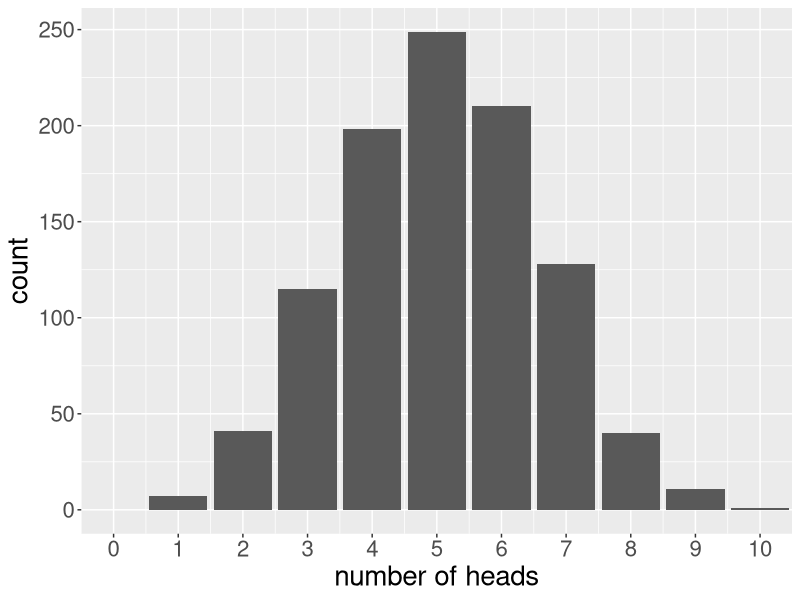
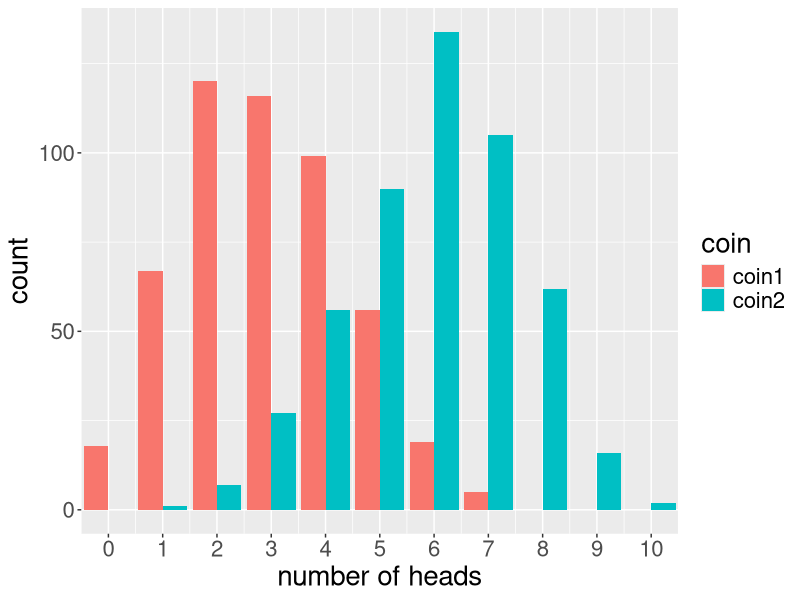
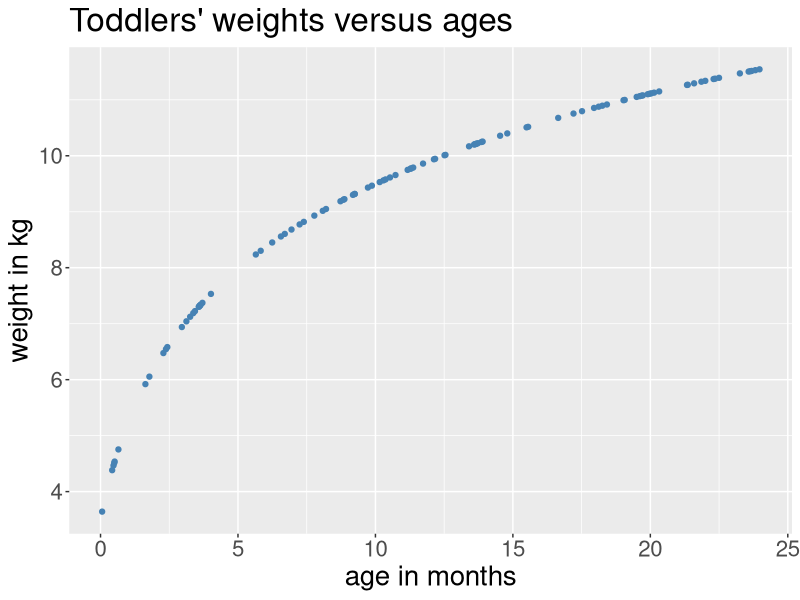
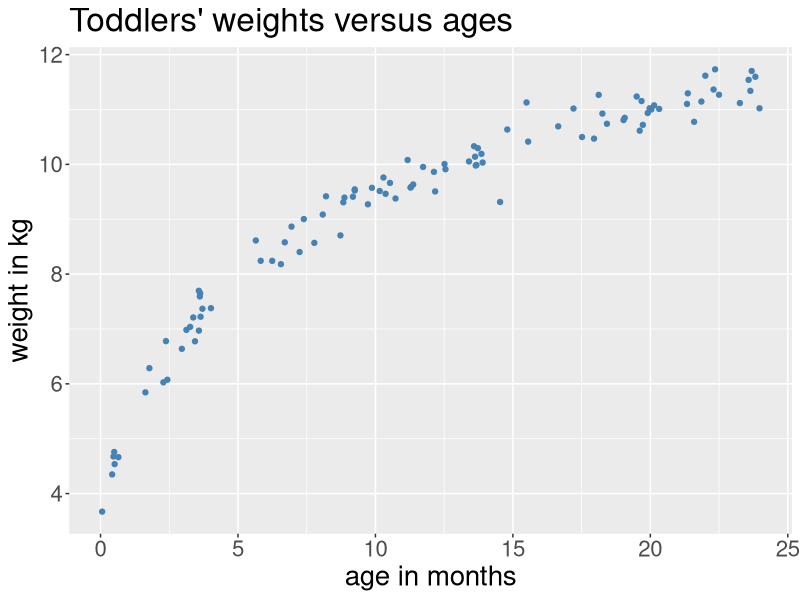
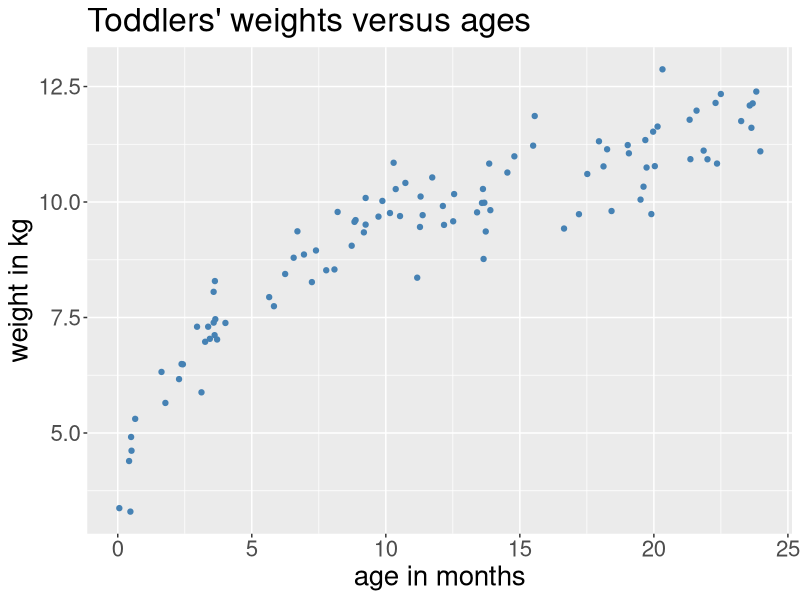
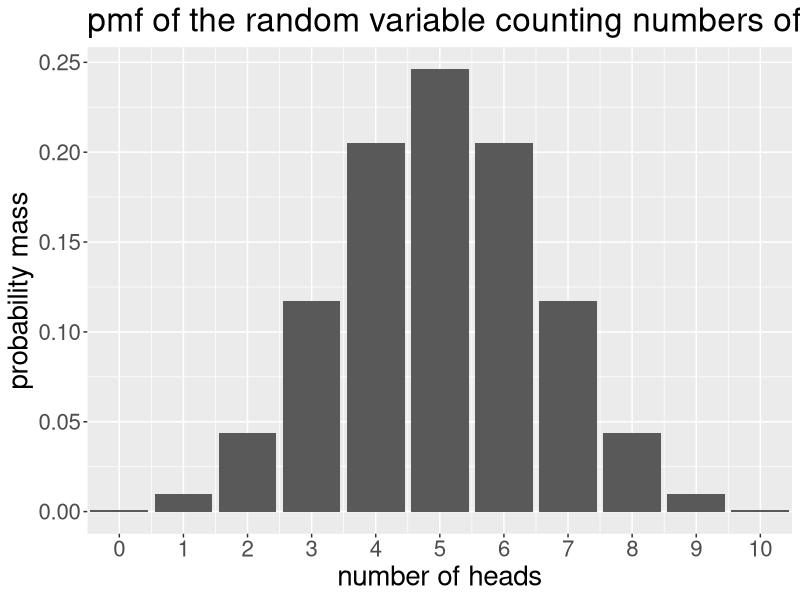
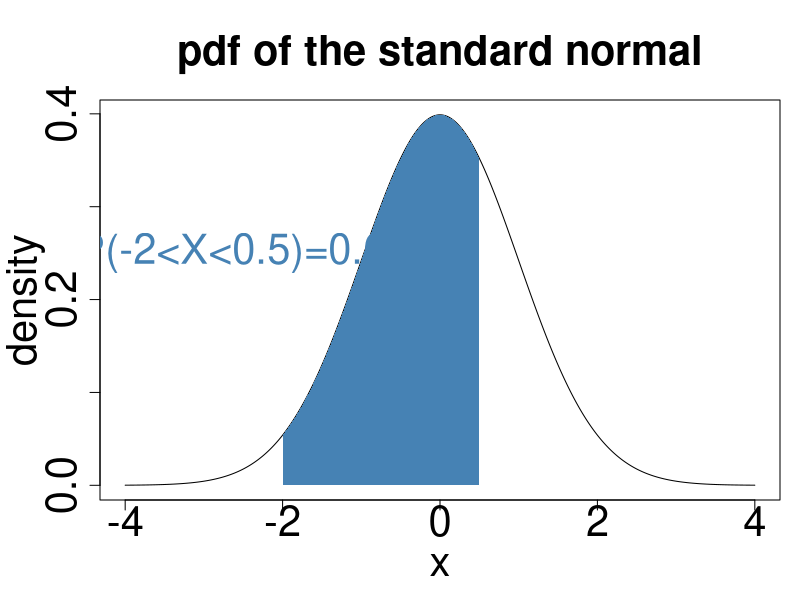
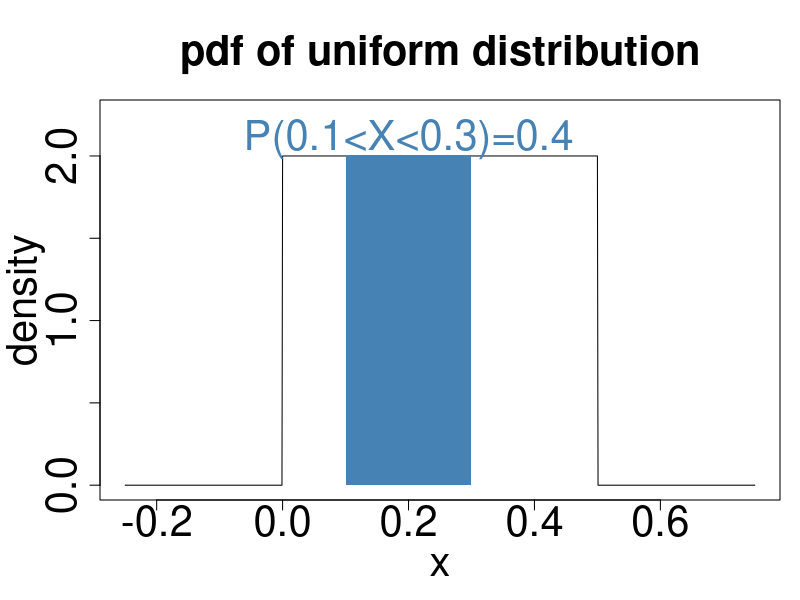

Here is the R script that generated these plots, in order:
## ---- chunk 1
knitr::opts_chunk$set(echo = TRUE, fig.width=16, fig.height=9, dpi=150, highlight=T)

require(tidyverse)
require(knitr)
require(gridExtra)
## ---- chunk 2
H<-rbinom(5,size=10,prob=0.5)
print(H)
## ---- chunk 3
H<-rbinom(1000,size=10,prob=0.5)

tibble(H) %>%
  ggplot(mapping=aes(x=H)) +
    geom_bar() +
    scale_x_continuous(breaks=0:10) +
    coord_cartesian(xlim=c(0,10)) + 
    xlab("number of heads") +
    theme(text = element_text(size=20))
## ---- chunk 4
dat<-data.frame(
  coin=c(rep("coin1",500),rep("coin2",500)),
  H=c(rbinom(500,size=10,prob=0.3),rbinom(500,size=10,prob=0.6))
)
## ---- chunk 5
dat %>%
  count(coin,H) %>%
  complete(coin,H,fill=list(n=0)) %>%
  ggplot(mapping=aes(fill=coin,y=n,x=H)) +
    geom_bar(position="dodge",stat="identity") +
    scale_x_continuous(breaks=0:10) +
    coord_cartesian(xlim=c(0,10)) +
    xlab("number of heads") +
    ylab("count") +
    theme(text = element_text(size=20))
## ---- chunk 6
ageMonths<-runif(100,min=0,max=24) # sample some random ages
weight<-3.5+2.5*log(ageMonths+1) # compute the weights
dat<-tibble(ageMonths,weight)

dat %>%
  ggplot(mapping=aes(x=ageMonths,y=weight)) +
    geom_point(color="steelblue") +
    xlab("age in months") + ylab("weight in kg") +
    ggtitle("Toddlers' weights versus ages") +
    theme(text = element_text(size=20))
## ---- chunk 7
dat<-mutate(dat,weightWithError=rnorm(nrow(dat),mean=weight,sd=0.25))

dat %>%
  ggplot(mapping=aes(x=ageMonths,y=weightWithError)) +
    geom_point(color="steelblue") +
    xlab("age in months") + ylab("weight in kg") + 
    ggtitle("Toddlers' weights versus ages") +
    theme(text = element_text(size=20))
## ---- chunk 8
dat<-dat %>% 
  mutate(latentFactor1=rnorm(nrow(dat),mean=0,sd=0.5)) %>%
  mutate(latentFactor2=rnorm(nrow(dat),mean=0,sd=0.1)) %>%
  mutate(weightGivenLatentFactors=3.5+latentFactor1+(2.5+latentFactor2)*log(ageMonths+1))

dat %>%
  ggplot(mapping=aes(x=ageMonths,y=weightGivenLatentFactors)) +
    geom_point(color="steelblue") +
    xlab("age in months") + ylab("weight in kg") +
    ggtitle("Toddlers' weights versus ages") +
    theme(text = element_text(size=20))
## ---- chunk 9
(0.95*0.001)/(0.95*0.001+(1-0.98)*(1-0.001))
## ---- chunk 10
df<-tibble(x=0:10,pmf=dbinom(0:10,size=10,prob=0.5))

ggplot(data=df,mapping=aes(x=x,y=pmf)) +
  geom_bar(stat="identity") +
  xlab("number of heads") + ylab("probability mass") +
  ggtitle("pmf of the random variable counting numbers of H in 10 coin tosses") +
  scale_x_continuous(breaks=0:10) +
  coord_cartesian(xlim=c(0,10)) +
  theme(text = element_text(size=20))
## ---- chunk 11
x<-seq(-4,4,by=0.01)
xArea <- seq(-2,0.5,by=0.01)
yArea <- dnorm(xArea)

par(mar=c(5,5,5,1))
plot(x, dnorm(x), main="pdf of the standard normal", xlab="x", ylab="density", type="l", cex.lab=2.5,cex.axis=2.5,cex.main=2.5) 
polygon(c(-2,xArea,0.5),c(0,yArea,0),col='steelblue',lty=0)
text(cex=2.5,"P(-2<X<0.5)=0.67",x=-2.5,y=0.25,col="steelblue")
## ---- chunk 12
pdf<-function(x){return(ifelse(x>=0 & x<=0.5,2,0))}
integrate(pdf,0.1,0.3)
## ---- chunk 13
x<-seq(-0.25,0.75,by=0.001)
xArea <- seq(0.1,0.3,by=0.01)
yArea <- dunif(xArea,min=0,max=0.5)

par(mar=c(5,5,5,1))
plot(x, dunif(x,min=0,max=0.5), main="pdf of uniform distribution", xlab="x", ylab="density", type="l", cex.lab=2.5,cex.axis=2.5,cex.main=2.5,ylim=c(0,2.25)) 
polygon(c(0.1,xArea,0.3),c(0,yArea,0),col='steelblue',lty=0)
text(cex=2.5,"P(0.1<X<0.3)=0.4",x=0.2,y=2.1,col="steelblue")
## ---- chunk 14
plotDUnif<-function(k,col,maxK=10){
  x<-seq(1,k,by=1)
  px<-rep(1/k,k)
  df<-tibble(x=x,px=px)
  
  g<-ggplot(data=df,mapping=aes(x=x,y=px)) +
    geom_bar(stat="identity",fill=col) +
    ylab("P(X=x)") + theme(text = element_text(size=20)) +
    ggtitle(paste(sep="","Discrete uniform with a=1, k=",k)) +
    scale_x_continuous(breaks=1:maxK) +
    coord_cartesian(xlim=c(0.5,maxK+0.5),ylim=c(0,1))
  
  return(g)
}
  
g1<-plotDUnif(1,"darkgrey"); g2<-plotDUnif(2,"steelblue")
g3<-plotDUnif(5,"salmon"); g4<-plotDUnif(10,"orange")

grid.arrange(g1,g2,g3,g4)
## ---- chunk 15
plotBern<-function(p,col){
  x<-seq(0,1,by=1)
  px<-dbinom(x,size=1,prob=p)
  df<-tibble(x=x,px=px)
  
  g<-ggplot(data=df,mapping=aes(x=x,y=px)) +
    geom_bar(stat="identity",fill=col) +
    ylab("P(X=x)") + theme(text = element_text(size=20)) +
    ggtitle(paste(sep="","Bernoulli with p=",p)) +
    scale_x_continuous(breaks=0:1) +
    coord_cartesian(xlim=c(-0.5,1.5),ylim=c(0,1))
  
  return(g)
}
  
g1<-plotBern(0,"darkgrey"); g2<-plotBern(0.25,"steelblue")
g3<-plotBern(0.5,"salmon"); g4<-plotBern(0.9,"orange")

grid.arrange(g1,g2,g3,g4)
## ---- chunk 16
plotBin<-function(n,p,col,maxN=10){
  x<-seq(0,n,by=1)
  px<-dbinom(x,size=n,prob=p)
  df<-tibble(x=x,px=px)
  
  g<-ggplot(data=df,mapping=aes(x=x,y=px)) +
    geom_bar(stat="identity",fill=col) +
    ylab("P(X=x)") + theme(text = element_text(size=20)) +
    ggtitle(paste(sep="","Binomial with n=",n,", p=",p)) +
    scale_x_continuous(breaks=0:maxN) +
    coord_cartesian(xlim=c(-0.5,maxN+0.5),ylim=c(0,1))
  
  return(g)
}
  
g1<-plotBin(1,.2,"darkgrey"); g2<-plotBin(2,.2,"steelblue")
g3<-plotBin(3,.2,"salmon"); g4<-plotBin(4,.2,"greenyellow")
g5<-plotBin(5,.2,"mediumorchid"); g6<-plotBin(10,.2,"orange")
grid.arrange(g1,g2,g3,g4,g5,g6,ncol=3)
## ---- chunk 17
plotPois<-function(lambda,col,maxK=10){
  x<-seq(0,maxK,by=1)
  px<-dpois(x,lambda=lambda)
  df<-tibble(x=x,px=px)
  
  g<-ggplot(data=df,mapping=aes(x=x,y=px)) +
    geom_bar(stat="identity",fill=col) +
    ylab("P(X=x)") + theme(text = element_text(size=20)) +
    ggtitle(paste(sep="","Poisson with rate=",lambda)) +
    scale_x_continuous(breaks=0:maxK) +
    coord_cartesian(xlim=c(-0.5,maxK+0.5),ylim=c(0,1))
  
  return(g)
}
  
g1<-plotPois(0,"darkgrey"); g2<-plotPois(0.5,"steelblue")
g3<-plotPois(1,"salmon"); g4<-plotPois(2,"greenyellow")
g5<-plotPois(3,"mediumorchid"); g6<-plotPois(5,"orange")
grid.arrange(g1,g2,g3,g4,g5,g6,ncol=3)
## ---- chunk 18
plotNB<-function(k,p,col,maxK=25){
  x<-seq(0,maxK,by=1)
  px<-dnbinom(x,size=k,prob=p)
  df<-tibble(x=x,px=px)
  
  g<-ggplot(data=df,mapping=aes(x=x,y=px)) +
    geom_bar(stat="identity",fill=col) +
    ylab("P(X=x)") + theme(text = element_text(size=20)) +
    ggtitle(paste(sep="","Negative binomial with k=",k,", p=",p)) +
    scale_x_continuous(breaks=0:maxK) +
    coord_cartesian(xlim=c(-0.5,maxK+0.5),ylim=c(0,1))
  
  return(g)
}
  
g1<-plotNB(0,0.25,"darkgrey"); g2<-plotNB(1,0.25,"steelblue")
g3<-plotNB(3,0.25,"salmon"); g4<-plotNB(0,0.6,"greenyellow")
g5<-plotNB(1,0.6,"mediumorchid"); g6<-plotNB(3,0.6,"orange")
grid.arrange(g1,g2,g3,g4,g5,g6,ncol=3)
## ---- chunk 19
plotUnif<-function(a,b,col,plotRange=c(-1,6)){
  x<-seq(plotRange[1],plotRange[2],length=1000)
  px<-dunif(x,min=a,max=b)
  df<-tibble(x=x,px=px)
  
  g<-ggplot(data=df,mapping=aes(x=x,y=px)) +
    geom_line(colour=col,lwd=1.5) +
    geom_area(fill=col,alpha=0.25) +
    ylab("p(x)") + theme(text = element_text(size=20)) +
    ggtitle(paste(sep="","Uniform with a=",a,", b=",b)) +
    coord_cartesian(xlim=plotRange,ylim=c(0,2))
  
  return(g)
}
  
g1<-plotUnif(0,0.5,"darkgrey"); g2<-plotUnif(0,1,"steelblue")
g3<-plotUnif(0,2,"salmon"); g4<-plotUnif(1,5,"orange")
grid.arrange(g1,g2,g3,g4,ncol=2)
## ---- chunk 20
l<-1000; x<-seq(0,10,length=l)
p1x<-dexp(x,rate=0.25); p2x<-dexp(x,rate=0.5)
p3x<-dexp(x,rate=1); p4x<-dexp(x,rate=2)
xFull<-rep(x,4); pFull<-c(p1x,p2x,p3x,p4x)
pars<-factor(c(rep(1,l),rep(2,l),rep(3,l),rep(4,l)))
df<-tibble(x=xFull,p=pFull,pars=pars)

cols<-c("darkgrey", "steelblue", "salmon", "orange")
labs<-paste(sep="","k=",c(0.25,0.5,1,2))

ggplot(data=df,mapping=aes(x=x,y=p,colour=pars,fill=pars)) +
  geom_line(lwd=1,alpha=0.75) +
  geom_area(alpha=0.1,position="dodge") +
  scale_color_manual(values=cols) +
  scale_fill_manual(values=cols,labels=labs) +
  labs(fill="parameters") + guides(colour=F) +
  ylab("density") + ggtitle("Exponential distributions") + 
  theme(text = element_text(size=20)) 
## ---- chunk 21

l<-1000; x<-seq(0,20,length=l)
p1x<-dgamma(x,shape=1,rate=0.5); p2x<-dgamma(x,shape=1,rate=2)
p3x<-dgamma(x,shape=0.5,rate=1); p4x<-dgamma(x,shape=2,rate=1)
p5x<-dgamma(x,shape=4,rate=1); p6x<-dgamma(x,shape=8,rate=1)
xFull<-rep(x,6); pFull<-c(p1x,p2x,p3x,p4x,p5x,p6x)
pars<-factor(c(rep(1,l),rep(2,l),rep(3,l),rep(4,l),rep(5,l),rep(6,l)))
df<-tibble(x=xFull,p=pFull,pars=pars)

cols<-c("darkgrey", "steelblue", "salmon", "orange", "greenyellow", "mediumorchid")
labs<-c(expression(paste(sep="",alpha,"=1, ",beta,"=0.5")),
        expression(paste(sep="",alpha,"=1, ",beta,"=2")),
        expression(paste(sep="",alpha,"=0.5, ",beta,"=0.5")),
        expression(paste(sep="",alpha,"=2, ",beta,"=1")),
        expression(paste(sep="",alpha,"=4, ",beta,"=1")),
        expression(paste(sep="",alpha,"=8, ",beta,"=1")))
## ---- chunk 22
ggplot(data=df,mapping=aes(x=x,y=p,colour=pars,fill=pars)) +
  geom_line(lwd=1,alpha=0.75) +
  geom_area(alpha=0.1,position="dodge") +
  scale_color_manual(values=cols) +
  scale_fill_manual(values=cols,labels=labs) +
  labs(fill="parameters") + guides(colour=F) +
  ylab("density") + ggtitle("Gamma distribution") + 
  theme(text = element_text(size=20)) +
  coord_cartesian(ylim=c(0,1.5))
## ---- chunk 23
l<-1000; x<-seq(0,1,length=l)
p1x<-dbeta(x,shape1=0.5,shape2=0.5); p2x<-dbeta(x,shape1=1,shape2=1)
p3x<-dbeta(x,shape1=2,shape2=2); p4x<-dbeta(x,shape1=1,shape2=3)
p5x<-dbeta(x,shape1=2,shape2=5); p6x<-dbeta(x,shape1=5,shape2=1)
xFull<-rep(x,6); pFull<-c(p1x,p2x,p3x,p4x,p5x,p6x)
pars<-factor(c(rep(1,l),rep(2,l),rep(3,l),rep(4,l),rep(5,l),rep(6,l)))
df<-tibble(x=xFull,p=pFull,pars=pars)

cols<-c("darkgrey", "steelblue", "salmon", "orange", "greenyellow", "mediumorchid")
labs<-c(expression(paste(sep="",alpha,"=0.5, ",beta,"=0.5")),
        expression(paste(sep="",alpha,"=1, ",beta,"=1")),
        expression(paste(sep="",alpha,"=2, ",beta,"=2")),
        expression(paste(sep="",alpha,"=1, ",beta,"=3")),
	expression(paste(sep="",alpha,"=2, ",beta,"=5")),
	expression(paste(sep="",alpha,"=5, ",beta,"=1")))
## ---- chunk 24
ggplot(data=df,mapping=aes(x=x,y=p,colour=pars,fill=pars)) +
  geom_line(lwd=1,alpha=0.75) +
  geom_area(alpha=0.1,position="dodge") +
  scale_color_manual(values=cols) +
  scale_fill_manual(values=cols,labels=labs) +
  labs(fill="parameters") + guides(colour=F) +
  ylab("density") + ggtitle("Beta distribution") + 
  theme(text = element_text(size=20)) +
  coord_cartesian(ylim=c(0,3))

## ---- chunk 25
l<-1000; x<-seq(-5,5,length=l)
p1x<-dnorm(x,mean=0,sd=1); p2x<-dnorm(x,mean=0,sd=2)
p3x<-dnorm(x,mean=0,sd=0.5); p4x<-dnorm(x,mean=2,sd=1)
xFull<-rep(x,4); pFull<-c(p1x,p2x,p3x,p4x)
pars<-factor(c(rep(1,l),rep(2,l),rep(3,l),rep(4,l)))
df<-tibble(x=xFull,p=pFull,pars=pars)

cols<-c("darkgrey", "steelblue", "salmon", "orange")
labs<-c(expression(paste(sep="",mu,"=0, ",sigma,"=1")),
        expression(paste(sep="",mu,"=0, ",sigma,"=2")),
        expression(paste(sep="",mu,"=0, ",sigma,"=0.5")),
        expression(paste(sep="",mu,"=2, ",sigma,"=1")))
## ---- chunk 26
ggplot(data=df,mapping=aes(x=x,y=p,colour=pars,fill=pars)) +
  geom_line(lwd=1,alpha=0.75) +
  geom_area(alpha=0.25,position="dodge") +
  scale_color_manual(values=cols) +
  scale_fill_manual(values=cols,labels=labs) +
  labs(fill="parameters") + guides(colour=F) +
  ylab("density") + ggtitle("Normal distribution") + 
  theme(text = element_text(size=20))
## ---- chunk 27
l<-1000; x<-seq(-8,8,length=l)
p1x<-dt(x,df=0.25); p2x<-dt(x,df=1)
p3x<-dt(x,df=5); p4x<-dt(x,df=100)
xFull<-rep(x,4); pFull<-c(p1x,p2x,p3x,p4x)
pars<-factor(c(rep(1,l),rep(2,l),rep(3,l),rep(4,l)))
df<-tibble(x=xFull,p=pFull,pars=pars)

cols<-c("darkgrey", "steelblue", "salmon", "orange")
labs<-paste(sep="","k=",c(0.25,1,5,100))

ggplot(data=df,mapping=aes(x=x,y=p,colour=pars,fill=pars)) +
  geom_line(lwd=1,alpha=0.75) +
  geom_area(alpha=0.05,position="dodge") +
  scale_color_manual(values=cols) +
  scale_fill_manual(values=cols,labels=labs) +
  labs(fill="parameters") + guides(colour=F) +
  ylab("density") + ggtitle("Student's t distribution") + 
  theme(text = element_text(size=20)) 
## ---- chunk 28
cols<-c("darkgrey","steelblue","salmon","orange","greenyellow","mediumorchid","lightcyan","brown")
## ---- chunk 29
generateMeans<-function(n=c(1,2,5,10,50,100,500,1000),col=cols,N=1e4,rDistFun,xlim=NULL,...){
    sim<-matrix(nrow=N,ncol=length(n))
    for(j in 1:length(n)){for(i in 1:N){
            sim[i,j]<-mean(rDistFun(n[j],...))
    }}

    par(mar=c(1.5,2.5,1.5,0.5),mfrow=c(length(n),1))
    for(j in 1:length(n)){
        if(length(xlim)<2){
            hist(breaks=100,sim[,j],main=paste(sep="","n = ",n[j]),yaxt="n",col=col[j])
        }else{
            hist(breaks=100,sim[,j],main=paste(sep="","n = ",n[j]),xlim=xlim,yaxt="n",col=col[j])
        }
    }
}
## ---- chunk 30
generateMeans(rDistFun=rnorm,xlim=c(-3,3))
## ---- chunk 31
generateMeans(rDistFun=rbeta,shape1=0.5,shape2=0.5,xlim=c(0,1))
## ---- chunk 32
generateMeans(rDistFun=rbinom,size=2,prob=0.25,xlim=c(0,2))
## ---- chunk 33
simFun<-function(N,r1,r2,n1,n2,obsTime){
  df<-data.frame(treat=factor(c(rep("placebo",n1),rep("vaccine",n2))))
  for(j in 1:N){
    df[,paste(sep="","sim",j)]<-c(rpois(n1,lambda=r1*obsTime),rpois(n2,lambda=r2*obsTime))
  }
  return(df)
}

N<-5e3
df<-simFun(N=N,r1=0.3,r2=0.25,n1=800,n2=800,obsTime=0.87)
estRates<-data.frame(
           treat=factor(c(rep("placebo",N),rep("vaccine",N))),
           rate=c(apply(FUN=mean,MARGIN=2,X=df[df$treat=="placebo",-1]),
                  apply(FUN=mean,MARGIN=2,X=df[df$treat=="vaccine",-1]))/0.87)
## ---- chunk 34
ggplot(data=estRates,mapping=aes(x=rate,fill=treat)) +
  geom_histogram(bins=50,position="dodge") + 
  ggtitle("Distribution of estimated event rates") +
  theme(text = element_text(size=20)) 

print(sum(estRates$rate[estRates$treat=="vaccine"]<estRates$rate[estRates$treat=="placebo"]))
